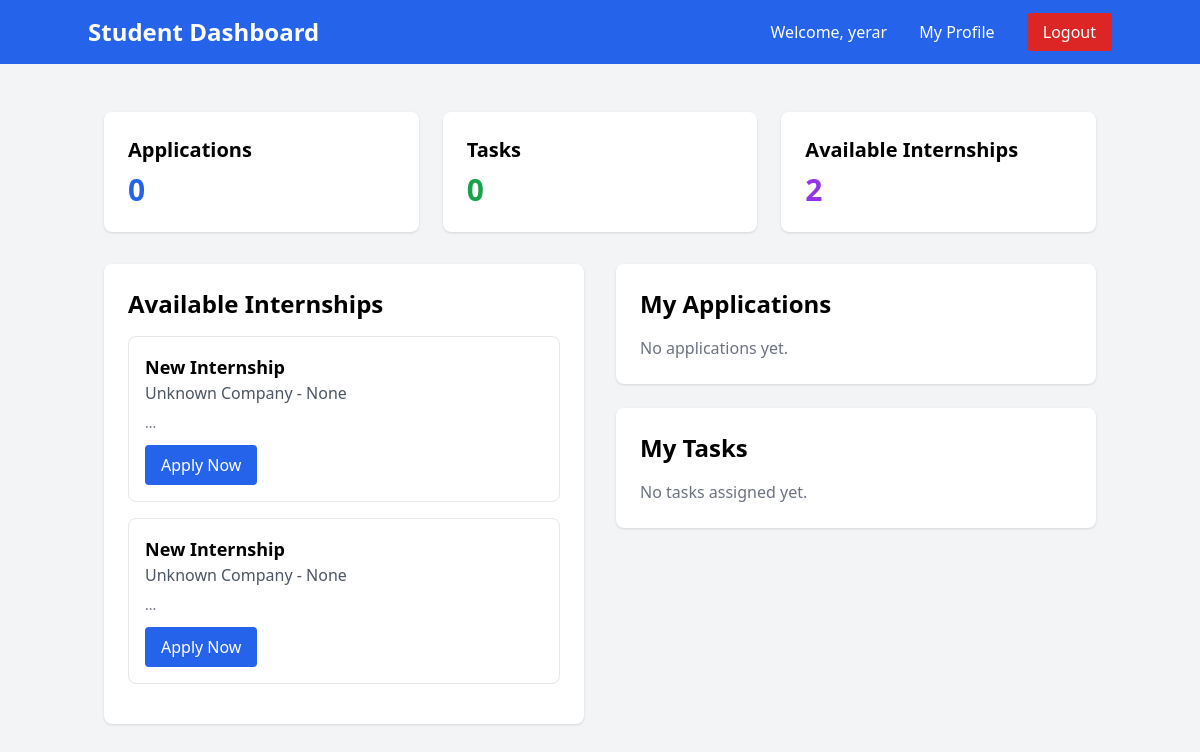
Page /dashboard (signed in) on the earlier database version.
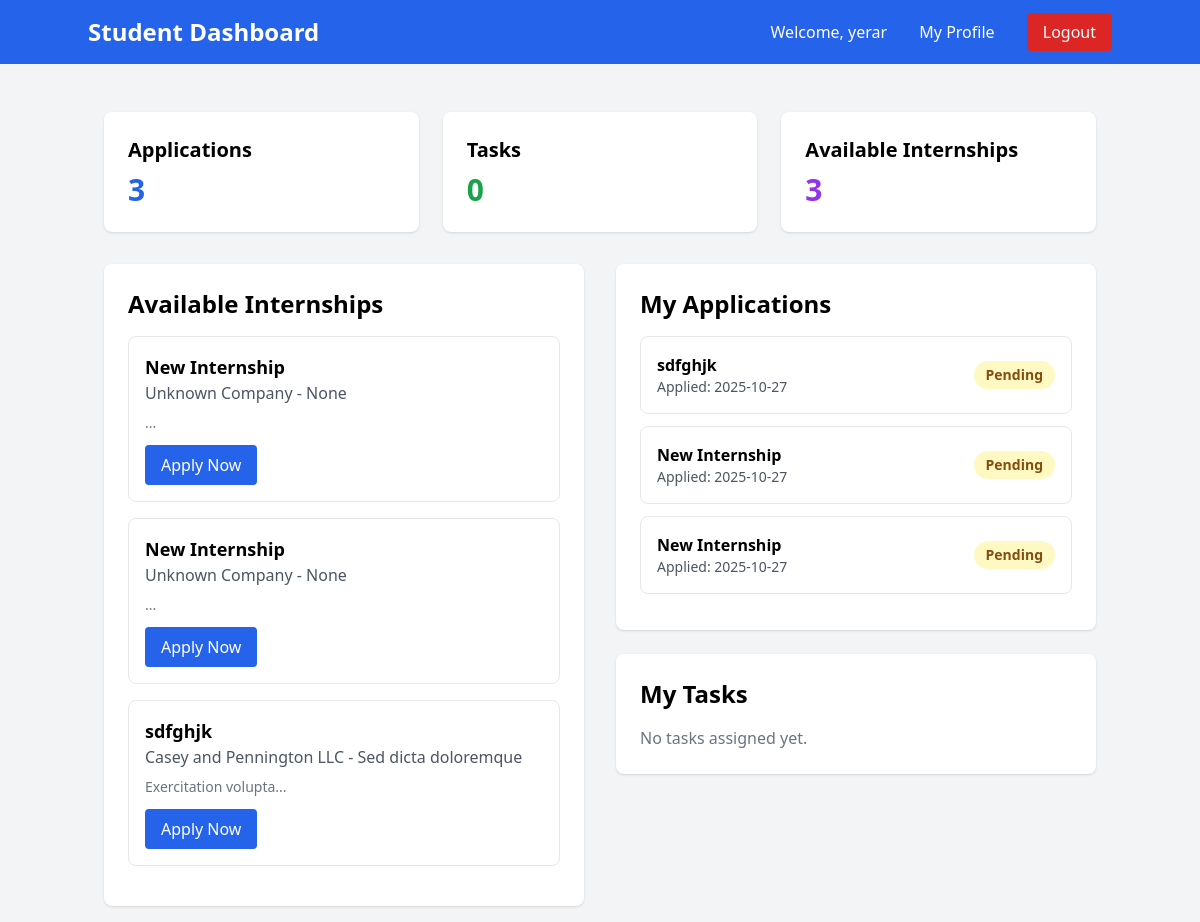
Same page on the later database version.
### models.py (models this page shows)
class User(Base):
    __tablename__ = "users"
    id = Column(Integer, primary_key=True, index=True)
    email = Column(String(255), unique=True, index=True, nullable=False)
    hashed_password = Column(String(255), nullable=False)
    full_name = Column(String(255), nullable=False)
    role = Column(Enum(UserRole), nullable=False, default=UserRole.STUDENT)
    phone = Column(String(20))
    department = Column(String(255))
    profile_picture = Column(String(500), default="default_avatar.png")
    created_at = Column(DateTime(timezone=True), server_default=func.now())
    is_active = Column(Boolean, default=True)
    created_internships = relationship("Internship", back_populates="creator")
    applications = relationship("InternshipApplication", back_populates="student")
    assigned_tasks = relationship("Task", foreign_keys="Task.student_id", back_populates="student")
    assigned_by_tasks = relationship("Task", foreign_keys="Task.assigned_by", back_populates="assigner")
    student_feedback = relationship("Feedback", foreign_keys="Feedback.student_id", back_populates="student")
    mentor_feedback = relationship("Feedback", foreign_keys="Feedback.mentor_id", back_populates="mentor")

class Internship(Base):
    __tablename__ = "internships"
    id = Column(Integer, primary_key=True, index=True)
    title = Column(String(255), nullable=False)
    description = Column(Text)
    company = Column(String(255), nullable=False)
    location = Column(String(255))
    duration = Column(String(100))
    stipend = Column(String(100))
    requirements = Column(Text)
    created_by = Column(Integer, ForeignKey("users.id"))
    created_at = Column(DateTime(timezone=True), server_default=func.now())
    is_active = Column(Boolean, default=True)
    deadline = Column(DateTime(timezone=True))
    creator = relationship("User", back_populates="created_internships")
    applications = relationship("InternshipApplication", back_populates="internship")
    tasks = relationship("Task", back_populates="internship")
    feedback = relationship("Feedback", back_populates="internship")

class InternshipApplication(Base):
    __tablename__ = "internship_applications"
    id = Column(Integer, primary_key=True, index=True)
    student_id = Column(Integer, ForeignKey("users.id"), nullable=False)
    internship_id = Column(Integer, ForeignKey("internships.id"), nullable=False)
    application_date = Column(DateTime(timezone=True), server_default=func.now())
    status = Column(Enum(ApplicationStatus), default=ApplicationStatus.PENDING)
    cover_letter = Column(Text)
    resume_url = Column(String(500))
    student = relationship("User", back_populates="applications")
    internship = relationship("Internship", back_populates="applications")

### app.py (the view)
@app.get("/dashboard", response_class=HTMLResponse)
async def dashboard(request: Request, db: Session = Depends(get_db)):
    try:
        user = await get_current_user_from_cookie(request, db)
        print(f"🎯 Dashboard access - User: {user.email}, Role: {user.role}")
        if user.role == "student":
            internships = crud.get_internships(db)
            applications = crud.get_applications_by_student(db, user.id)
            tasks = crud.get_tasks_by_student(db, user.id)
            return templates.TemplateResponse("dashboard_student.html", {
                "request": request,
                "user": user,
                "internships": internships,
                "applications": applications,
                "tasks": tasks
            })
        elif user.role == "admin":
            internships = crud.get_internships(db)
            try:
                stats = crud.get_system_stats(db)
            except Exception as e:
                print(f"⚠️  Could not get system stats: {e}")
                stats = {
                    "total_users": 0,
                    "total_students": 0,
                    "total_admins": 0,
                    "total_mentors": 0,
                    "total_internships": 0,
                    "total_applications": 0,
                    "total_tasks": 0
                }
            return templates.TemplateResponse("dashboard_admin.html", {
                "request": request,
                "user": user,
                "internships": internships,
                "stats": stats
            })
        elif user.role == "mentor":
            internships = crud.get_internships(db)
            mentor_internships = crud.get_internships_by_mentor(db, user.id)
            mentor_applications = crud.get_applications_for_mentor(db, user.id)
            return templates.TemplateResponse("dashboard_mentor.html", {
                "request": request,
                "user": user,
                "internships": internships,
                "mentor_internships": mentor_internships,
                "mentor_applications": mentor_applications
            })
        else:
            print(f"❌ Unknown role: {user.role}")
            return RedirectResponse("/login?error=Unknown user role")
    except Exception as e:
        print(f"💥 Dashboard error: {e}")
        import traceback
        traceback.print_exc()
        return RedirectResponse("/login")

### templates/dashboard_student.html (shortened to what this page needs)
<!DOCTYPE html>
<html>
<head>
    <script src="https://cdn.tailwindcss.com"></script>
</head>
<body class="bg-gray-100">
    <nav class="bg-blue-600 text-white p-4">
        <div class="container mx-auto flex justify-between items-center">
            <h1 class="text-2xl font-bold">Student Dashboard</h1>
            <div class="space-x-4">
                <span>Welcome, {{ user.full_name }}</span>
                <a href="/profile" class="hover:bg-blue-700 px-3 py-2 rounded">My Profile</a>
                <a href="/logout" class="bg-red-600 hover:bg-red-700 px-4 py-2 rounded">Logout</a>
            </div>
        </div>
    </nav>
    <div class="container mx-auto mt-8 p-4">
        <div class="grid grid-cols-1 md:grid-cols-3 gap-6 mb-8">
            <div class="bg-white p-6 rounded-lg shadow">
                <h3 class="text-xl font-semibold mb-2">Applications</h3>
                <p class="text-3xl font-bold text-blue-600">{{ applications|length }}</p>
            </div>
            <div class="bg-white p-6 rounded-lg shadow">
                <h3 class="text-xl font-semibold mb-2">Tasks</h3>
                <p class="text-3xl font-bold text-green-600">{{ tasks|length }}</p>
            </div>
            <div class="bg-white p-6 rounded-lg shadow">
                <h3 class="text-xl font-semibold mb-2">Available Internships</h3>
                <p class="text-3xl font-bold text-purple-600">{{ internships|length }}</p>
            </div>
        </div>
        <div class="grid grid-cols-1 lg:grid-cols-2 gap-8">
            <div class="bg-white p-6 rounded-lg shadow">
                <h2 class="text-2xl font-bold mb-4">Available Internships</h2>
                {% if internships %}
                {% for internship in internships %}
                <div class="border border-gray-200 rounded-lg p-4 mb-4">
                    <h3 class="text-lg font-semibold">{{ internship.title }}</h3>
                    <p class="text-gray-600">{{ internship.company }} - {{ internship.location }}</p>
                    <p class="text-sm text-gray-500 mt-2">{{ internship.description[:100] }}...</p>
                    <a href="/internships" class="inline-block mt-3 bg-blue-600 text-white px-4 py-2 rounded hover:bg-blue-700">
                        Apply Now
                    </a>
                </div>
                {% endfor %}
                {% else %}
                <p class="text-gray-500">No internships available at the moment.</p>
                {% endif %}
            </div>
            <div class="space-y-6">
                <div class="bg-white p-6 rounded-lg shadow">
                    <h2 class="text-2xl font-bold mb-4">My Applications</h2>
                    {% if applications %}
                    {% for application in applications %}
                    <div class="border border-gray-200 rounded-lg p-4 mb-3">
                        <div class="flex justify-between items-center">
                            <div>
                                <h4 class="font-semibold">
                                    {% if application.internship %}
                                        {{ application.internship.title }}
                                    {% else %}
                                        Internship #{{ application.internship_id }}
                                    {% endif %}
                                </h4>
                                <p class="text-sm text-gray-600">Applied: {{ application.application_date.strftime('%Y-%m-%d') }}</p>
                            </div>
                            <span class="px-3 py-1 rounded-full text-sm font-semibold
                                    {% if application.status == 'approved' %}bg-green-100 text-green-800
                                    {% elif application.status == 'rejected' %}bg-red-100 text-red-800
                                    {% else %}bg-yellow-100 text-yellow-800{% endif %}">
                                {{ application.status|title }}
                            </span>
                        </div>
                    </div>
                    {% endfor %}
                    {% else %}
                    <p class="text-gray-500">No applications yet.</p>
                    {% endif %}
                </div>
                <div class="bg-white p-6 rounded-lg shadow">
                    <h2 class="text-2xl font-bold mb-4">My Tasks</h2>
                    {% if tasks %}
                    {% for task in tasks %}
                    <div class="border border-gray-200 rounded-lg p-4 mb-3">
                        <h4 class="font-semibold">{{ task.title }}</h4>
                        <p class="text-sm text-gray-600">{{ task.description }}</p>
                        <div class="mt-2">
                            <div class="flex justify-between text-sm mb-1">
                                <span>Progress</span>
                                <span>{{ task.progress }}%</span>
                            </div>
                            <div class="w-full bg-gray-200 rounded-full h-2">
                                <div class="bg-blue-600 h-2 rounded-full" style="width: '{{ task.progress|default(0) }}%';"></div>
                            </div>
                        </div>
                        <span class="inline-block mt-2 px-2 py-1 text-xs rounded
                                {% if task.status == 'completed' %}bg-green-100 text-green-800
                                {% elif task.status == 'in_progress' %}bg-blue-100 text-blue-800
                                {% else %}bg-gray-100 text-gray-800{% endif %}">
                            {{ task.status|replace('_', ' ')|title }}
                        </span>
                    </div>
                    {% endfor %}
                    {% else %}
                    <p class="text-gray-500">No tasks assigned yet.</p>
                    {% endif %}
                </div>
            </div>
        </div>
    </div>
</body>
</html>

Differences in the rows shown:
added Internship: title "sdfghjk", company "Casey and Pennington LLC", location "Sed dicta doloremque", description "Exercitation volupta"
added InternshipApplication: internship "sdfghjk", application_date "2025-10-27", status "Pending"
added InternshipApplication: internship "New Internship", application_date "2025-10-27", status "Pending"
added InternshipApplication: internship "New Internship", application_date "2025-10-27", status "Pending"
Other differences:
{{ applications|length }}: "0" → "3"
{{ internships|length }}: "2" → "3"
text no longer shown: "No applications yet."
